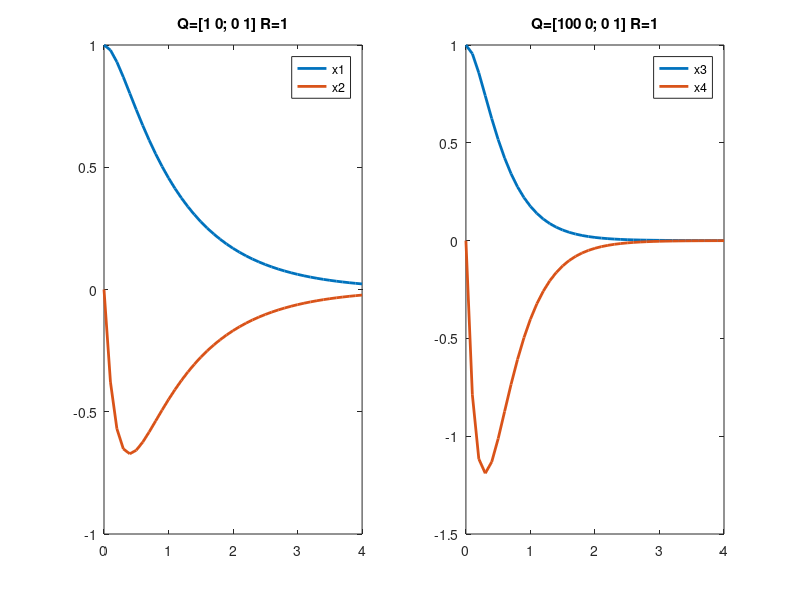

Recreate this plot in MATLAB.
clear()
pkg load control
A = [0 1;-5 -6];
B = [0 ; 1];
C = [1 0];
Q=[1 0;0 1]
R=1
Q2=[100 0;0 1]
R2=1
x0 = [1; 0];
t = 0: 0.1: 4;
i = 0;

[G, X, L] = lqr (A, B, Q, R)
[G2, X2, L2] = lqr (A, B, Q2, R2)

for n = t
  i =i + 1;
  x = expm((A-B*G) * n) * x0;
  x1(i) = x(1);
  x2(i) = x(2);
  x = expm((A-B*G2) * n) * x0;
  x3(i) = x(1);
  x4(i) = x(2);
  
  endfor
 subplot(1,2,1);
 plot(t,x1,'linewidth',2,t,x2 ,'linewidth', 2)
 legend('x1','x2')
 title('Q=[1 0; 0 1] R=1')
 
 subplot(1,2,2);
 plot(t,x3,'linewidth',2,t,x4 ,'linewidth', 2)
 legend('x3','x4')
 title('Q=[100 0; 0 1] R=1')